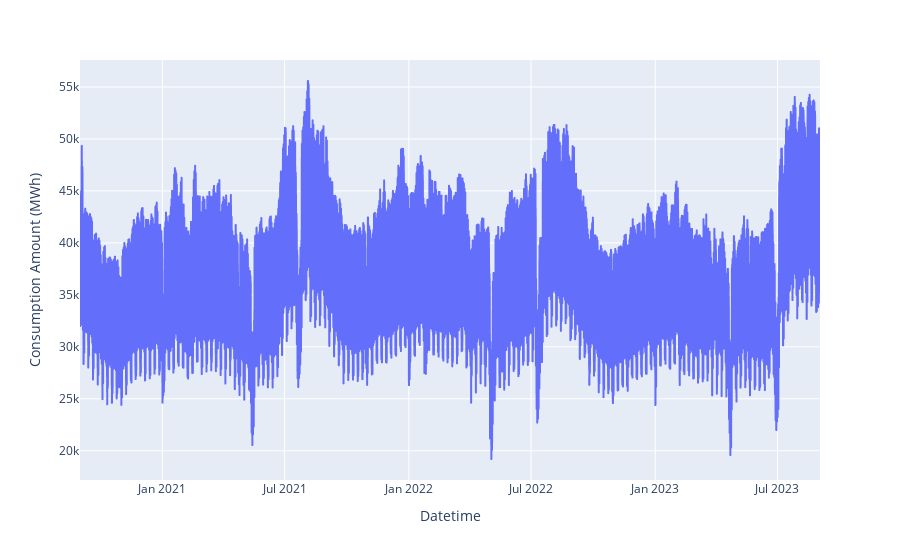

Here is the notebook cell this chart was saved with:
### Markdown cell above
### Plot the Data

You may be familiar with ```Matplotib and Seaborn```, which are commonly taught in Data Science courses for basic plotting. However, for our time series data, we've selected for ```Plotly```, an ```interactive, open-source``` Python library that offers over 40 chart types, including statistical, financial, geographic, scientific, and 3D visualizations. 

Seaborn and Matplotlib provide limited interactivity, while Plotly provides highly interactive and responsive plots that can be zoomed, panned, and rotated.

### Code cell
fig = px.line(df, x='Datetime', y='Consumption Amount (MWh)')
fig.show()

### Figure 1 — Plotly figure (JSON) as saved in the notebook; plotly's stock layout.template omitted (floating-point values rounded to 4 significant figures; data arrays with more than 128 entries replaced by an {"elided": "..."} marker saying what was removed)
{"data": [{"hovertemplate": "Datetime=%{x}<br>Consumption Amount (MWh)=%{y}<extra></extra>", "legendgroup": "", "line": {"color": "#636efa", "dash": "solid"}, "marker": {"symbol": "circle"}, "mode": "lines", "name": "", "showlegend": false, "type": "scattergl", "x": {"elided": "26304 str values"}, "xaxis": "x", "y": {"elided": "26304 float values"}, "yaxis": "y"}], "layout": {"legend": {"tracegroupgap": 0}, "margin": {"t": 60}, "xaxis": {"anchor": "y", "domain": [0, 1], "title": {"text": "Datetime"}}, "yaxis": {"anchor": "x", "domain": [0, 1], "title": {"text": "Consumption Amount (MWh)"}}}}
